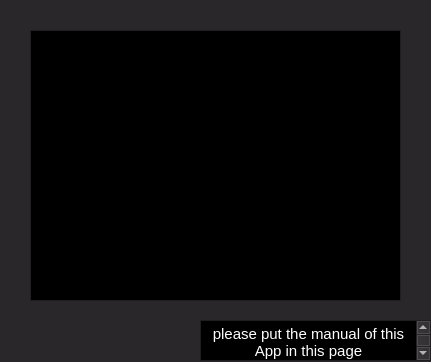
<?xml version="1.0" encoding="UTF-8"?>
<ui version="4.0">
 <class>Dialog</class>
 <widget class="QDialog" name="Dialog">
  <property name="geometry">
   <rect>
    <x>0</x>
    <y>0</y>
    <width>431</width>
    <height>362</height>
   </rect>
  </property>
  <property name="palette">
   <palette>
    <active>
     <colorrole role="WindowText">
      <brush brushstyle="SolidPattern">
       <color alpha="255">
        <red>255</red>
        <green>255</green>
        <blue>255</blue>
       </color>
      </brush>
     </colorrole>
     <colorrole role="Button">
      <brush brushstyle="SolidPattern">
       <color alpha="255">
        <red>42</red>
        <green>39</green>
        <blue>42</blue>
       </color>
      </brush>
     </colorrole>
     <colorrole role="Light">
      <brush brushstyle="SolidPattern">
       <color alpha="255">
        <red>62</red>
        <green>58</green>
        <blue>62</blue>
       </color>
      </brush>
     </colorrole>
     <colorrole role="Midlight">
      <brush brushstyle="SolidPattern">
       <color alpha="255">
        <red>52</red>
        <green>48</green>
        <blue>52</blue>
       </color>
      </brush>
     </colorrole>
     <colorrole role="Dark">
      <brush brushstyle="SolidPattern">
       <color alpha="255">
        <red>21</red>
        <green>19</green>
        <blue>21</blue>
       </color>
      </brush>
     </colorrole>
     <colorrole role="Mid">
      <brush brushstyle="SolidPattern">
       <color alpha="255">
        <red>28</red>
        <green>26</green>
        <blue>28</blue>
       </color>
      </brush>
     </colorrole>
     <colorrole role="Text">
      <brush brushstyle="SolidPattern">
       <color alpha="255">
        <red>255</red>
        <green>255</green>
        <blue>255</blue>
       </color>
      </brush>
     </colorrole>
     <colorrole role="BrightText">
      <brush brushstyle="SolidPattern">
       <color alpha="255">
        <red>255</red>
        <green>255</green>
        <blue>255</blue>
       </color>
      </brush>
     </colorrole>
     <colorrole role="ButtonText">
      <brush brushstyle="SolidPattern">
       <color alpha="255">
        <red>255</red>
        <green>255</green>
        <blue>255</blue>
       </color>
      </brush>
     </colorrole>
     <colorrole role="Base">
      <brush brushstyle="SolidPattern">
       <color alpha="255">
        <red>0</red>
        <green>0</green>
        <blue>0</blue>
       </color>
      </brush>
     </colorrole>
     <colorrole role="Window">
      <brush brushstyle="SolidPattern">
       <color alpha="255">
        <red>42</red>
        <green>39</green>
        <blue>42</blue>
       </color>
      </brush>
     </colorrole>
     <colorrole role="Shadow">
      <brush brushstyle="SolidPattern">
       <color alpha="255">
        <red>0</red>
        <green>0</green>
        <blue>0</blue>
       </color>
      </brush>
     </colorrole>
     <colorrole role="AlternateBase">
      <brush brushstyle="SolidPattern">
       <color alpha="255">
        <red>21</red>
        <green>19</green>
        <blue>21</blue>
       </color>
      </brush>
     </colorrole>
     <colorrole role="ToolTipBase">
      <brush brushstyle="SolidPattern">
       <color alpha="255">
        <red>255</red>
        <green>255</green>
        <blue>220</blue>
       </color>
      </brush>
     </colorrole>
     <colorrole role="ToolTipText">
      <brush brushstyle="SolidPattern">
       <color alpha="255">
        <red>0</red>
        <green>0</green>
        <blue>0</blue>
       </color>
      </brush>
     </colorrole>
     <colorrole role="PlaceholderText">
      <brush brushstyle="SolidPattern">
       <color alpha="128">
        <red>255</red>
        <green>255</green>
        <blue>255</blue>
       </color>
      </brush>
     </colorrole>
    </active>
    <inactive>
     <colorrole role="WindowText">
      <brush brushstyle="SolidPattern">
       <color alpha="255">
        <red>255</red>
        <green>255</green>
        <blue>255</blue>
       </color>
      </brush>
     </colorrole>
     <colorrole role="Button">
      <brush brushstyle="SolidPattern">
       <color alpha="255">
        <red>42</red>
        <green>39</green>
        <blue>42</blue>
       </color>
      </brush>
     </colorrole>
     <colorrole role="Light">
      <brush brushstyle="SolidPattern">
       <color alpha="255">
        <red>62</red>
        <green>58</green>
        <blue>62</blue>
       </color>
      </brush>
     </colorrole>
     <colorrole role="Midlight">
      <brush brushstyle="SolidPattern">
       <color alpha="255">
        <red>52</red>
        <green>48</green>
        <blue>52</blue>
       </color>
      </brush>
     </colorrole>
     <colorrole role="Dark">
      <brush brushstyle="SolidPattern">
       <color alpha="255">
        <red>21</red>
        <green>19</green>
        <blue>21</blue>
       </color>
      </brush>
     </colorrole>
     <colorrole role="Mid">
      <brush brushstyle="SolidPattern">
       <color alpha="255">
        <red>28</red>
        <green>26</green>
        <blue>28</blue>
       </color>
      </brush>
     </colorrole>
     <colorrole role="Text">
      <brush brushstyle="SolidPattern">
       <color alpha="255">
        <red>255</red>
        <green>255</green>
        <blue>255</blue>
       </color>
      </brush>
     </colorrole>
     <colorrole role="BrightText">
      <brush brushstyle="SolidPattern">
       <color alpha="255">
        <red>255</red>
        <green>255</green>
        <blue>255</blue>
       </color>
      </brush>
     </colorrole>
     <colorrole role="ButtonText">
      <brush brushstyle="SolidPattern">
       <color alpha="255">
        <red>255</red>
        <green>255</green>
        <blue>255</blue>
       </color>
      </brush>
     </colorrole>
     <colorrole role="Base">
      <brush brushstyle="SolidPattern">
       <color alpha="255">
        <red>0</red>
        <green>0</green>
        <blue>0</blue>
       </color>
      </brush>
     </colorrole>
     <colorrole role="Window">
      <brush brushstyle="SolidPattern">
       <color alpha="255">
        <red>42</red>
        <green>39</green>
        <blue>42</blue>
       </color>
      </brush>
     </colorrole>
     <colorrole role="Shadow">
      <brush brushstyle="SolidPattern">
       <color alpha="255">
        <red>0</red>
        <green>0</green>
        <blue>0</blue>
       </color>
      </brush>
     </colorrole>
     <colorrole role="AlternateBase">
      <brush brushstyle="SolidPattern">
       <color alpha="255">
        <red>21</red>
        <green>19</green>
        <blue>21</blue>
       </color>
      </brush>
     </colorrole>
     <colorrole role="ToolTipBase">
      <brush brushstyle="SolidPattern">
       <color alpha="255">
        <red>255</red>
        <green>255</green>
        <blue>220</blue>
       </color>
      </brush>
     </colorrole>
     <colorrole role="ToolTipText">
      <brush brushstyle="SolidPattern">
       <color alpha="255">
        <red>0</red>
        <green>0</green>
        <blue>0</blue>
       </color>
      </brush>
     </colorrole>
     <colorrole role="PlaceholderText">
      <brush brushstyle="SolidPattern">
       <color alpha="128">
        <red>255</red>
        <green>255</green>
        <blue>255</blue>
       </color>
      </brush>
     </colorrole>
    </inactive>
    <disabled>
     <colorrole role="WindowText">
      <brush brushstyle="SolidPattern">
       <color alpha="255">
        <red>21</red>
        <green>19</green>
        <blue>21</blue>
       </color>
      </brush>
     </colorrole>
     <colorrole role="Button">
      <brush brushstyle="SolidPattern">
       <color alpha="255">
        <red>42</red>
        <green>39</green>
        <blue>42</blue>
       </color>
      </brush>
     </colorrole>
     <colorrole role="Light">
      <brush brushstyle="SolidPattern">
       <color alpha="255">
        <red>62</red>
        <green>58</green>
        <blue>62</blue>
       </color>
      </brush>
     </colorrole>
     <colorrole role="Midlight">
      <brush brushstyle="SolidPattern">
       <color alpha="255">
        <red>52</red>
        <green>48</green>
        <blue>52</blue>
       </color>
      </brush>
     </colorrole>
     <colorrole role="Dark">
      <brush brushstyle="SolidPattern">
       <color alpha="255">
        <red>21</red>
        <green>19</green>
        <blue>21</blue>
       </color>
      </brush>
     </colorrole>
     <colorrole role="Mid">
      <brush brushstyle="SolidPattern">
       <color alpha="255">
        <red>28</red>
        <green>26</green>
        <blue>28</blue>
       </color>
      </brush>
     </colorrole>
     <colorrole role="Text">
      <brush brushstyle="SolidPattern">
       <color alpha="255">
        <red>21</red>
        <green>19</green>
        <blue>21</blue>
       </color>
      </brush>
     </colorrole>
     <colorrole role="BrightText">
      <brush brushstyle="SolidPattern">
       <color alpha="255">
        <red>255</red>
        <green>255</green>
        <blue>255</blue>
       </color>
      </brush>
     </colorrole>
     <colorrole role="ButtonText">
      <brush brushstyle="SolidPattern">
       <color alpha="255">
        <red>21</red>
        <green>19</green>
        <blue>21</blue>
       </color>
      </brush>
     </colorrole>
     <colorrole role="Base">
      <brush brushstyle="SolidPattern">
       <color alpha="255">
        <red>42</red>
        <green>39</green>
        <blue>42</blue>
       </color>
      </brush>
     </colorrole>
     <colorrole role="Window">
      <brush brushstyle="SolidPattern">
       <color alpha="255">
        <red>42</red>
        <green>39</green>
        <blue>42</blue>
       </color>
      </brush>
     </colorrole>
     <colorrole role="Shadow">
      <brush brushstyle="SolidPattern">
       <color alpha="255">
        <red>0</red>
        <green>0</green>
        <blue>0</blue>
       </color>
      </brush>
     </colorrole>
     <colorrole role="AlternateBase">
      <brush brushstyle="SolidPattern">
       <color alpha="255">
        <red>42</red>
        <green>39</green>
        <blue>42</blue>
       </color>
      </brush>
     </colorrole>
     <colorrole role="ToolTipBase">
      <brush brushstyle="SolidPattern">
       <color alpha="255">
        <red>255</red>
        <green>255</green>
        <blue>220</blue>
       </color>
      </brush>
     </colorrole>
     <colorrole role="ToolTipText">
      <brush brushstyle="SolidPattern">
       <color alpha="255">
        <red>0</red>
        <green>0</green>
        <blue>0</blue>
       </color>
      </brush>
     </colorrole>
     <colorrole role="PlaceholderText">
      <brush brushstyle="SolidPattern">
       <color alpha="128">
        <red>255</red>
        <green>255</green>
        <blue>255</blue>
       </color>
      </brush>
     </colorrole>
    </disabled>
   </palette>
  </property>
  <property name="windowTitle">
   <string>Dialog</string>
  </property>
  <widget class="QTextEdit" name="textEdit">
   <property name="geometry">
    <rect>
     <x>200</x>
     <y>320</y>
     <width>231</width>
     <height>41</height>
    </rect>
   </property>
   <property name="html">
    <string>&lt;!DOCTYPE HTML PUBLIC &quot;-//W3C//DTD HTML 4.0//EN&quot; &quot;http://www.w3.org/TR/REC-html40/strict.dtd&quot;&gt;
&lt;html&gt;&lt;head&gt;&lt;meta name=&quot;qrichtext&quot; content=&quot;1&quot; /&gt;&lt;style type=&quot;text/css&quot;&gt;
p, li { white-space: pre-wrap; }
&lt;/style&gt;&lt;/head&gt;&lt;body style=&quot; font-family:'Ubuntu'; font-size:11pt; font-weight:400; font-style:normal;&quot;&gt;
&lt;p align=&quot;center&quot; style=&quot; margin-top:0px; margin-bottom:0px; margin-left:0px; margin-right:0px; -qt-block-indent:0; text-indent:0px;&quot;&gt;please put the manual of this App in this page&lt;/p&gt;&lt;/body&gt;&lt;/html&gt;</string>
   </property>
  </widget>
  <widget class="QTextEdit" name="textEdit_2">
   <property name="geometry">
    <rect>
     <x>30</x>
     <y>30</y>
     <width>371</width>
     <height>271</height>
    </rect>
   </property>
  </widget>
 </widget>
 <resources/>
 <connections/>
</ui>
